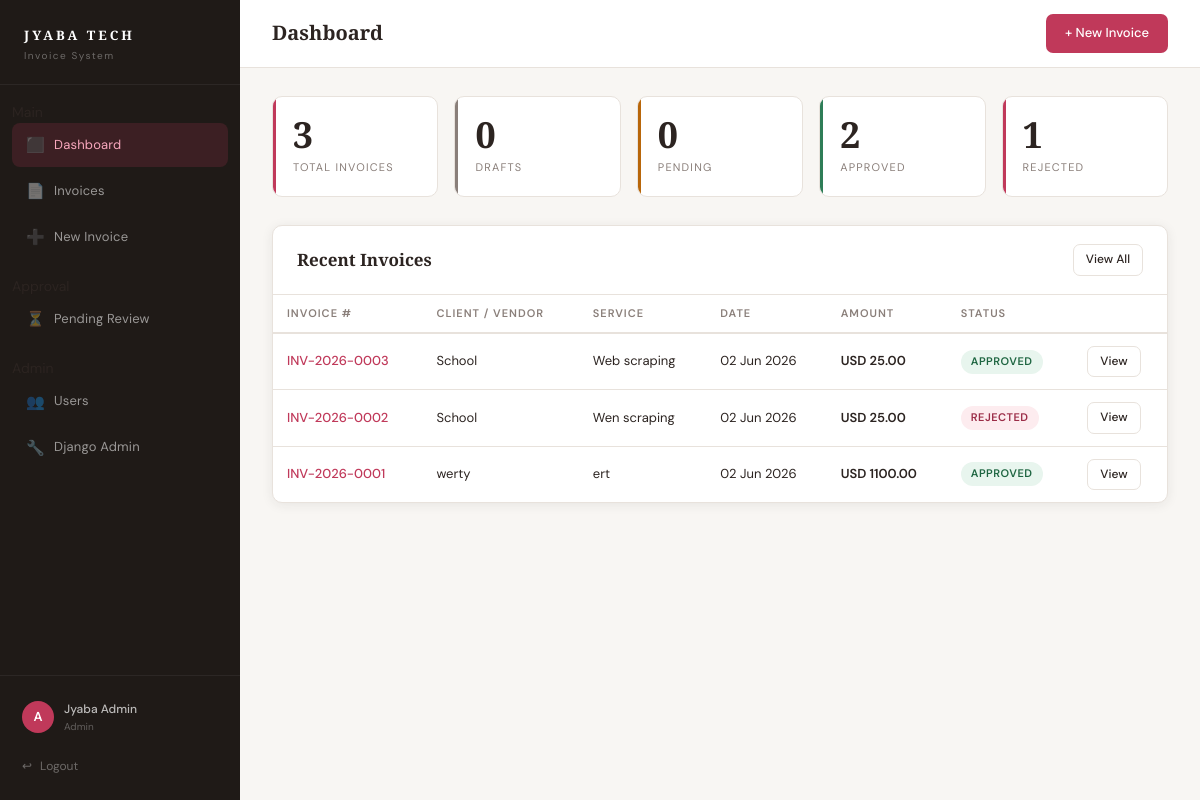
The app's page /dashboard/ (signed in), older data.
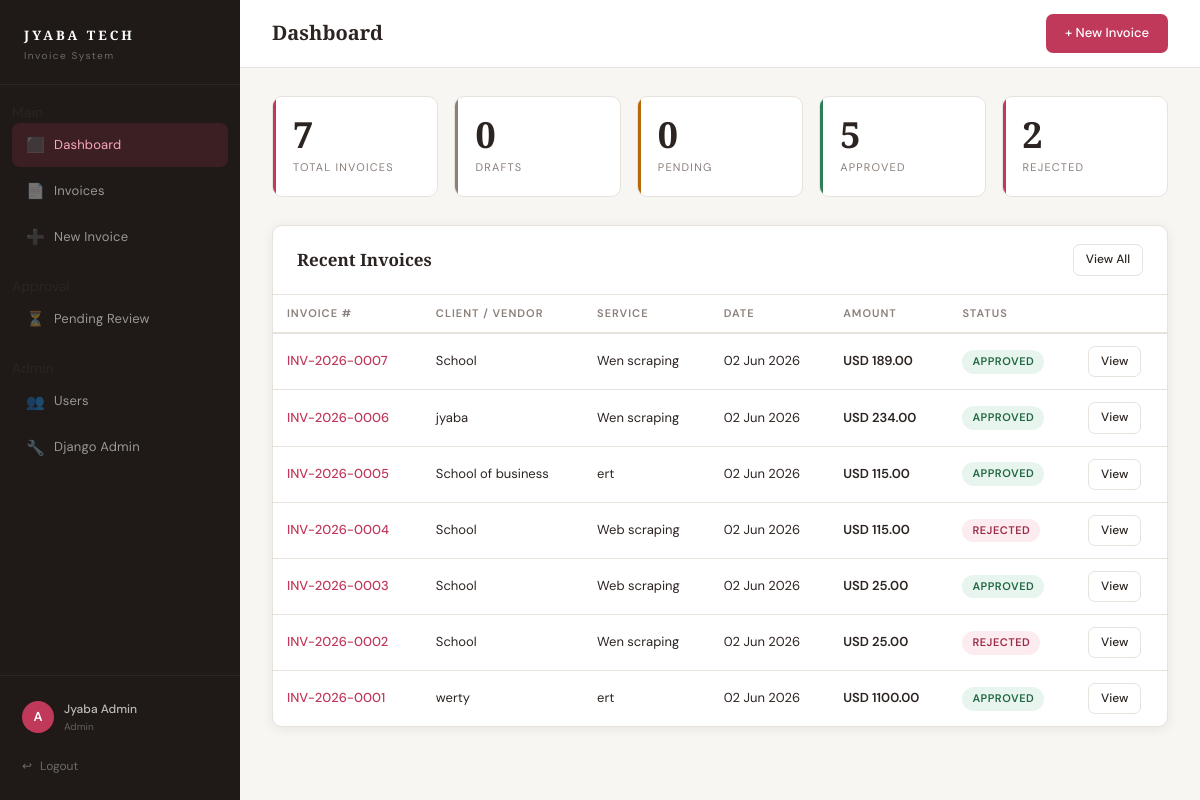
The same page, newer data.
### invoices/models.py (models this page shows, shortened)
class UserProfile(models.Model):
    ROLE_CHOICES = [
        ('admin', 'Admin'),
        ('manager', 'Manager'),
        ('employee', 'Employee'),
    ]
    user = models.OneToOneField(User, on_delete=models.CASCADE, related_name='profile')
    role = models.CharField(max_length=20, choices=ROLE_CHOICES, default='employee')
    department = models.CharField(max_length=100, blank=True)
    phone = models.CharField(max_length=20, blank=True)

class Invoice(models.Model):
    STATUS_CHOICES = [
        ('draft', 'Draft'),
        ('pending', 'Pending Approval'),
        ('approved', 'Approved'),
        ('rejected', 'Rejected'),
    ]
    CURRENCY_CHOICES = [
        ('USD', 'USD - US Dollar'),
        ('EUR', 'EUR - Euro'),
        ('GBP', 'GBP - British Pound'),
        ('PKR', 'PKR - Pakistani Rupee'),
        ('INR', 'INR - Indian Rupee'),
    ]
    invoice_number = models.CharField(max_length=50, unique=True, blank=True)
    created_by = models.ForeignKey(
        User, on_delete=models.CASCADE, related_name='created_invoices'
    )
    vendor_client = models.CharField(max_length=200, verbose_name="Vendor / Client Name")
    vendor_email  = models.EmailField(blank=True, verbose_name="Vendor / Client Email")
    vendor_address = models.TextField(blank=True, verbose_name="Vendor / Client Address")
    service_title = models.CharField(max_length=300, verbose_name="Service Title")
    notes = models.TextField(blank=True)
    invoice_date = models.DateField(default=timezone.now)
    due_date = models.DateField(null=True, blank=True)
    currency = models.CharField(max_length=3, choices=CURRENCY_CHOICES, default='USD')
    tax_rate = models.DecimalField(
        max_digits=5, decimal_places=2, default=0,
        help_text="Tax percentage, e.g. 15 for 15%"
    )
    status = models.CharField(max_length=20, choices=STATUS_CHOICES, default='draft')
    approved_by = models.ForeignKey(
        User, on_delete=models.SET_NULL, null=True, blank=True,
        related_name='approved_invoices'
    )
    approved_at = models.DateTimeField(null=True, blank=True)
    rejection_reason = models.TextField(blank=True)
    created_at = models.DateTimeField(auto_now_add=True)
    updated_at = models.DateTimeField(auto_now=True)
    class Meta:
        ordering = ['-created_at']
    def get_subtotal(self):
        return sum(item.total for item in self.line_items.all())
    def get_tax_amount(self):
        return (self.get_subtotal() * self.tax_rate) / 100
    def get_grand_total(self):
        return self.get_subtotal() + self.get_tax_amount()

class LineItem(models.Model):
    invoice = models.ForeignKey(
        Invoice, on_delete=models.CASCADE, related_name='line_items'
    )
    description = models.CharField(max_length=300)
    units = models.DecimalField(max_digits=10, decimal_places=2, default=1)
    unit_price = models.DecimalField(max_digits=10, decimal_places=2)
    @property
    def total(self):
        return self.units * self.unit_price

### invoices/views.py (the view)
# urls.py: path('dashboard/', views.dashboard, name='dashboard'),
@login_required
def dashboard(request):
    role = get_user_role(request.user)
    user = request.user
    if role in ['admin', 'manager']:
        all_invoices = Invoice.objects.select_related('created_by').all()
    else:
        all_invoices = Invoice.objects.filter(created_by=user)
    stats = {
        'total':    all_invoices.count(),
        'draft':    all_invoices.filter(status='draft').count(),
        'pending':  all_invoices.filter(status='pending').count(),
        'approved': all_invoices.filter(status='approved').count(),
        'rejected': all_invoices.filter(status='rejected').count(),
    }
    recent = all_invoices[:10]
    return render(request, 'invoices/dashboard.html', {
        'stats': stats,
        'recent': recent,
        'role': role,
    })

### invoices/views.py (called while the page is built)
def get_user_role(user):
    try:
        return user.profile.role
    except UserProfile.DoesNotExist:
        return 'employee'

### templates/invoices/dashboard.html (shortened to what this page needs)
{% extends 'base.html' %}
{% block page_title %}Dashboard{% endblock %}
{% block topbar_actions %}
  <a href="{% url 'invoice_create' %}" class="btn btn-primary">+ New Invoice</a>
{% endblock %}
{% block content %}
<div class="stats-grid">
  <div class="stat-card">
    <div class="stat-value">{{ stats.total }}</div>
    <div class="stat-label">Total Invoices</div>
  </div>
  <div class="stat-card draft">
    <div class="stat-value">{{ stats.draft }}</div>
    <div class="stat-label">Drafts</div>
  </div>
  <div class="stat-card pending">
    <div class="stat-value">{{ stats.pending }}</div>
    <div class="stat-label">Pending</div>
  </div>
  <div class="stat-card approved">
    <div class="stat-value">{{ stats.approved }}</div>
    <div class="stat-label">Approved</div>
  </div>
  <div class="stat-card rejected">
    <div class="stat-value">{{ stats.rejected }}</div>
    <div class="stat-label">Rejected</div>
  </div>
</div>
<div class="card">
  <div class="card-header">
    <span class="card-title">Recent Invoices</span>
    <a href="{% url 'invoice_list' %}" class="btn btn-outline btn-sm">View All</a>
  </div>
  <div class="table-wrap">
    <table>
      <thead>
        <tr>
          <th>Invoice #</th>
          <th>Client / Vendor</th>
          <th>Service</th>
          <th>Date</th>
          <th>Amount</th>
          <th>Status</th>
          <th></th>
        </tr>
      </thead>
      <tbody>
        {% for inv in recent %}
        <tr>
          <td><a href="{% url 'invoice_detail' inv.pk %}">{{ inv.invoice_number }}</a></td>
          <td>{{ inv.vendor_client }}</td>
          <td>{{ inv.service_title|truncatechars:40 }}</td>
          <td>{{ inv.invoice_date|date:"d M Y" }}</td>
          <td style="font-weight:600;">{{ inv.currency }} {{ inv.get_grand_total|floatformat:2 }}</td>
          <td><span class="badge badge-{{ inv.status }}">{{ inv.get_status_display }}</span></td>
          <td><a href="{% url 'invoice_detail' inv.pk %}" class="btn btn-outline btn-sm">View</a></td>
        </tr>
        {% empty %}
        <tr>
          <td colspan="7" style="text-align:center; padding:32px; color:var(--text-muted);">
            No invoices yet. <a href="{% url 'invoice_create' %}">Create your first one →</a>
          </td>
        </tr>
        {% endfor %}
      </tbody>
    </table>
  </div>
</div>
{% endblock %}

### templates/base.html (shortened to what this page needs)
<!DOCTYPE html>
<html lang="en">
<head>
  {% load static %}
  <link rel="stylesheet" href="{% static 'css/main.css' %}">
</head>
<body>
{% if user.is_authenticated %}
<div class="app-layout">
  <aside class="sidebar">
    <div class="sidebar-brand">
      <div class="brand-logo">Jyaba Tech</div>
      <div class="brand-sub">Invoice System</div>
    </div>
    <nav class="sidebar-nav">
      <div class="nav-section">Main</div>
      <a href="{% url 'dashboard' %}" class="{% if request.resolver_match.url_name == 'dashboard' %}active{% endif %}">
        <span class="nav-icon">⬛</span> Dashboard
      </a>
      <a href="{% url 'invoice_list' %}" class="{% if 'invoice' in request.resolver_match.url_name %}active{% endif %}">
        <span class="nav-icon">📄</span> Invoices
      </a>
      <a href="{% url 'invoice_create' %}">
        <span class="nav-icon">➕</span> New Invoice
      </a>
      {% if request.user.profile.role in 'admin,manager' %}
      <div class="nav-section" style="margin-top:16px;">Approval</div>
      <a href="{% url 'invoice_list' %}?status=pending">
        <span class="nav-icon">⏳</span> Pending Review
      </a>
      {% endif %}
      {% if request.user.profile.role == 'admin' %}
      <div class="nav-section" style="margin-top:16px;">Admin</div>
      <a href="{% url 'user_list' %}" class="{% if 'user' in request.resolver_match.url_name %}active{% endif %}">
        <span class="nav-icon">👥</span> Users
      </a>
      <a href="/admin/" target="_blank">
        <span class="nav-icon">🔧</span> Django Admin
      </a>
      {% endif %}
    </nav>
    <div class="sidebar-footer">
      <div class="sidebar-user">
        <div class="user-avatar">{{ request.user.username|first|upper }}</div>
        <div>
          <div class="user-name">{{ request.user.get_full_name|default:request.user.username }}</div>
          <div class="user-role">
            {% if request.user.profile %}{{ request.user.profile.get_role_display }}{% else %}Employee{% endif %}
          </div>
        </div>
      </div>
      <a href="{% url 'logout' %}" style="display:flex;align-items:center;gap:8px;padding:8px 10px;color:rgba(255,255,255,0.35);text-decoration:none;font-size:12px;margin-top:6px;border-radius:6px;" onmouseover="this.style.background='rgba(255,255,255,0.05)'" onmouseout="this.style.background='transparent'">
        <span>↩</span> Logout
      </a>
    </div>
  </aside>
  <div class="main-content">
    <header class="topbar">
      <h1 class="topbar-title">{% block page_title %}Dashboard{% endblock %}</h1>
      <div class="topbar-actions">{% block topbar_actions %}{% endblock %}</div>
    </header>
    <main class="page-content">
      {% block content %}{% endblock %}
    </main>
  </div>
</div>
{% else %}
  {% block auth_content %}{% endblock %}
{% endif %}
</body>
</html>

Row changes from the older to the newer data that the page shows:
added Invoice: invoice_number "INV-2026-0007", vendor_client "School", service_title "Wen scraping", invoice_date "02 Jun 2026", currency "USD", get_grand_total "189.00", status "APPROVED"
added Invoice: invoice_number "INV-2026-0006", vendor_client "jyaba", service_title "Wen scraping", invoice_date "02 Jun 2026", currency "USD", get_grand_total "234.00", status "APPROVED"
added Invoice: invoice_number "INV-2026-0005", vendor_client "School of business", service_title "ert", invoice_date "02 Jun 2026", currency "USD", get_grand_total "115.00", status "APPROVED"
added Invoice: invoice_number "INV-2026-0004", vendor_client "School", service_title "Web scraping", invoice_date "02 Jun 2026", currency "USD", get_grand_total "115.00", status "REJECTED"
Text that changed along with them:
{{ stats.total }}: "3" → "7"
{{ stats.approved }}: "2" → "5"
{{ stats.rejected }}: "1" → "2"
